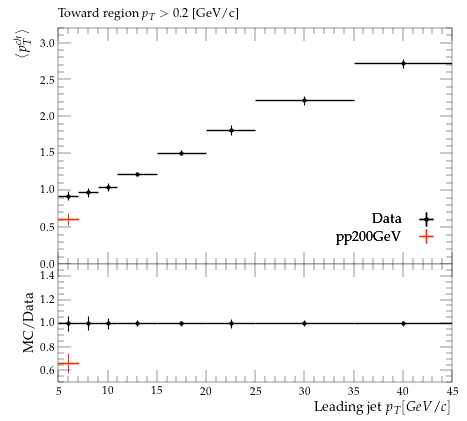

Recreate this plot in Python.
#! /usr/bin/env python3

# This Python script was auto-generated using YODA v2.1.0.
# Analysis object: /STAR_2019_I1771348/d03-x01-y01
# Timestamp: 07-10-2025 (17:32:21)

import matplotlib as mpl
import matplotlib.pyplot as plt
mpl.use('Agg') # comment out for interactive use
import os
import numpy as np
from numpy import nan, inf

plotDir = os.path.split(os.path.realpath(__file__))[0]
if 'YODA_USER_PLOT_PATH' in globals():
    plot_outdir = globals()['YODA_USER_PLOT_PATH']
else:
    plot_outdir = plotDir

#plot style
plt.style.use(os.path.join(plotDir, '../default.mplstyle'))
# plot metadata
figW, figH = plt.rcParams['figure.figsize']
ax_xLabel = r'Leading jet $p_{T} [GeV/c]$'
ax_yLabel = r'$ \langle p^{ch}_{T} \rangle$'
ax_title  = r'Toward region $p_{T} > 0.2$ [GeV/c]'
ax_xScale = 'linear'
ax_yScale = 'linear'
xLims = (5.0, 45.0)
yLims = (0.0, 3.2)

# TeX-friendly labels for the legend
labels = {
    'legend' : ([ r"Data", r"pp200GeV" ], r""),
}

# Adjust canvas width and height
canvasW = 10.0
canvasH = 9.0
figW *= canvasW/10.
figH *= canvasH/9.

# Create figure and axis objects
fig, (ax, ratio0_ax) = plt.subplots(2, 1, sharex=True,
                  figsize=(figW,figH), gridspec_kw={'height_ratios': (6.0, 3.0)})

# Set figure margins
plt.subplots_adjust(
    left   = 1.0 * plt.rcParams['figure.subplot.left'],
    right  = 1.0 * plt.rcParams['figure.subplot.right'],
    top    = 1.0 * plt.rcParams['figure.subplot.top'],
    bottom = 1.0 * plt.rcParams['figure.subplot.bottom'])

ratio0_ax.yaxis.set_major_locator(mpl.ticker.MultipleLocator(0.2))
ratio0_ax.set_ylim(0.5, 1.4999)
ratio0_ax.set_ylabel('MC/Data')

# the numerical data is stored in a separate file
dataf = dict()
prefix = os.path.split(__file__)[0]
if prefix:    prefix = prefix + '/'
exec(open(prefix+'d03-x01-y01__data.py').read(), dataf)


legend_handles = dict() # keep track of handles for the legend

# style options for curves
# starts at zorder>=5 to draw curve on top of legend
styles = {
  'Data': {
    'color' : 'black',
    'linestyle' : '-',
    'linewidth' : 1,
    'marker' : 'o',
    'markersize' : 2,
    'capsize' : 0.0,
    'zorder' : 5,
    'histstyle' : 0,
    'drawstyle' : 'steps-pre',
    'xerrorbars' : 1,
    'yerrorbars' : 1,
    'fillcolor' : None,
    'fillopacity' : 1.0,
    'ratio0_linestyle' : '-',
    'ratio0_linewidth' : 1,
    'ratio0_marker' : 'o',
    'ratio0_markersize' : 2,
    'ratio0_capsize' : 0.0,
    'ratio0_zorder' : 5,
    'ratio0_histstyle' : 0,
    'ratio0_drawstyle' : 'steps-pre',
    'ratio0_xerrorbars' : 1,
    'ratio0_yerrorbars' : 1,
  },
  'pp200GeV.yoda': {
    'color' : '#EE3311',
    'linestyle' : '-',
    'linewidth' : 1,
    'marker' : 'none',
    'markersize' : 2,
    'capsize' : 0.0,
    'zorder' : 6,
    'histstyle' : 1,
    'drawstyle' : 'steps-pre',
    'xerrorbars' : 1,
    'yerrorbars' : 1,
    'fillcolor' : None,
    'fillopacity' : 1.0,
    'ratio0_linestyle' : '-',
    'ratio0_linewidth' : 1,
    'ratio0_marker' : 'none',
    'ratio0_markersize' : 2,
    'ratio0_capsize' : 0.0,
    'ratio0_zorder' : 6,
    'ratio0_histstyle' : 1,
    'ratio0_drawstyle' : 'steps-pre',
    'ratio0_xerrorbars' : 1,
    'ratio0_yerrorbars' : 1,
  },
}

# curve from input yoda files in main panel
for label, yvals in dataf['yvals'].items():
    if all(np.isnan(v) for v in dataf['yvals'][label]):
        continue
    tmp = None
    if styles[label]['histstyle']: # draw as histogram
        xpos = dataf['xedges'][label] if styles[label]['drawstyle'] else dataf['xpoints'][label]
        ypos = np.insert(yvals, 0, yvals[0]) if styles[label]['drawstyle'] else yvals
        if styles[label]['fillcolor']: # fill area below curve
            ax.fill_between(xpos, ypos, step='pre',
                            color=styles[label]['fillcolor'],
                            alpha=styles[label]['fillopacity'])
        tmp, = ax.plot(xpos, ypos,
                       color=styles[label]['color'],
                       linestyle=styles[label]['linestyle'],
                       linewidth=styles[label]['linewidth'],
                       drawstyle=styles[label]['drawstyle'], solid_joinstyle='miter',
                       zorder=styles[label]['zorder'], label=label)
    tmp = ax.errorbar(dataf['xpoints'][label], yvals,
                      xerr=np.array(dataf['xerrs'][label])*styles[label]['xerrorbars'],
                      yerr=np.array(dataf['yerrs'][label])*styles[label]['yerrorbars'],
                      fmt=styles[label]['marker'], capsize=styles[label]['capsize'],
                      markersize=styles[label]['markersize'],
                      ecolor=styles[label]['color'],
                      color=styles[label]['color'], zorder=styles[label]['zorder'])
    tmp[-1][0].set_linestyle(styles[label]['linestyle'])
    tmp[-1][0].set_linewidth(styles[label]['linewidth'])
    if label in dataf['add_legend_handle']:  legend_handles[label] = tmp
    for varLabel in dataf['variation_yvals'].keys():
        if varLabel.startswith(label):
            tmp, = ax.plot(dataf['xedges'][label], dataf['variation_yvals'][varLabel],
                           color=styles[label]['color'],
                           linestyle=styles[label]['linestyle'],
                           linewidth=styles[label]['linewidth'],
                           drawstyle='steps-pre', solid_joinstyle='miter',
                           zorder=styles[label]['zorder'], alpha=0.5)


# plots on ratio panel
# curve from input yoda files in ratio panel
for label, yvals in dataf['ratio0_yvals'].items():
    if all(np.isnan(v) for v in yvals):
        continue
    if styles[label]['ratio0_histstyle']: # plot as histogram
        xpos = dataf['xedges']['Data'] if styles[label]['ratio0_drawstyle'] else dataf['xpoints']['Data']
        ypos = np.insert(yvals, 0, yvals[0]) if styles[label]['ratio0_drawstyle'] else yvals
        ratio0_ax.plot(xpos, ypos,
                       color=styles[label]['color'],
                       linewidth=styles[label]['linewidth'],
                       linestyle=styles[label]['ratio0_linestyle'],
                       drawstyle=styles[label]['ratio0_drawstyle'], zorder=styles[label]['zorder'],
                       solid_joinstyle='miter')
    tmp = ratio0_ax.errorbar(dataf['xpoints']['Data'], yvals,
                             xerr=np.array(dataf['ref_xerrs'])*styles[label]['ratio0_xerrorbars'],
                             yerr=np.array(dataf['ratio0_yerrs'][label])*styles[label]['ratio0_yerrorbars'],
                             fmt=styles[label]['ratio0_marker'], capsize=styles[label]['ratio0_capsize'],
                             markersize=styles[label]['ratio0_markersize'],
                             ecolor=styles[label]['color'],
                             color=styles[label]['color'])
    tmp[-1][0].set_linestyle(styles[label]['ratio0_linestyle'])
    tmp[-1][0].set_linewidth(styles[label]['ratio0_linewidth'])

    for varlabel in dataf['ratio0_variation_vals'].keys():
        if varlabel.startswith(label):
            ratio0_ax.plot(dataf['xedges']['Data'],
                            dataf['ratio0_variation_vals'][varlabel],
                            color=styles[label]['color'],
                            linestyle=styles[label]['linestyle'],
                            linewidth=styles[label]['linewidth'],
                            drawstyle='steps-pre', solid_joinstyle='miter',
                            zorder=1, alpha=0.5)

legend_items = list(legend_handles.values())
ax.add_artist(ax.legend(legend_items,
                        labels['legend'][0],
                        title=labels['legend'][1],
                        alignment='right',
                        loc='lower right',
                        bbox_to_anchor=(1.0, 0.03),markerfirst=False))

# set plot metadata as defined above
ratio0_ax.set_xlabel(ax_xLabel)
ratio0_ax.xaxis.set_label_coords(1., -0.15)
ax.set_ylabel(ax_yLabel, ha='right', va='top')
ax.yaxis.set_label_coords(-0.11, 1.0)
ax.set_title(ax_title, loc='left')
ax.set_xscale(ax_xScale)
ax.set_yscale(ax_yScale)
ax.set_xlim(xLims)
ax.set_ylim(yLims)

# tick formatting
plt.rcParams['xtick.top'] = 1
plt.rcParams['ytick.right'] = 1
fig.align_ylabels((ax, ratio0_ax))
plt.savefig(os.path.join(plot_outdir, 'd03-x01-y01.pdf'), format='PDF')
plt.savefig(os.path.join(plot_outdir, 'd03-x01-y01.png'), format='PNG')

plt.close(fig)
